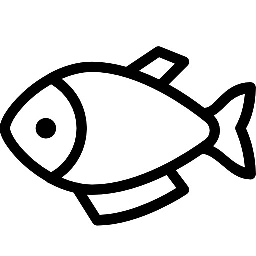
#> input picture 04_opencv/img/fish.jpg, 256 x 256 px
$ python translate.py
#> lines starting #> are read from the running program, lines starting #| are printed output that depends on the picture
# 평행 이동

import cv2
import numpy as np


img = cv2.imread('../img/fish.jpg')
#> img is the input picture: shape (256, 256, 3); min 0, max 255, mean 211.5
rows, cols = img.shape[0:2]  # 영상의 크기 정의
#> rows = 256; cols = 256

dx, dy = 100, 50            # 이동할 픽셀 거리 정의

# @변환 행렬 생성
mtrx = np.float32([[1, 0, dx], [0, 1, dy]])

# @단순 이동
dst = cv2.warpAffine(img, mtrx, (cols+dx,rows+dy))
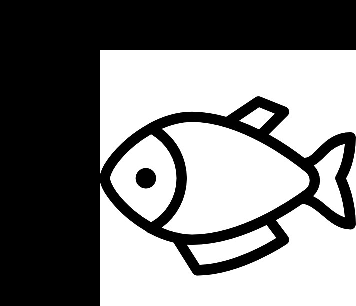
#> dst: shape (306, 356, 3); min 0, max 255, mean 127.2

# @탈락된 외곽 픽셀을 파랑색으로 보정
dst2 = cv2.warpAffine(img, mtrx, (cols+dx, rows+dy), None, \
                      cv2.INTER_LINEAR, cv2. BORDER_CONSTANT, (255, 0, 0))
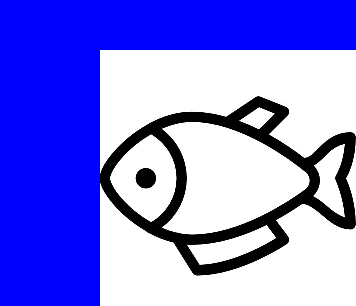
#> dst2: shape (306, 356, 3); mean B, G, R 228.8, 127.2, 127.2

# @탈락된 외곽 필섹을 원본으로 반사시켜서 보정
dst3 = cv2.warpAffine(img, mtrx, (cols+dx, rows+dy), None, \
                      cv2.INTER_LINEAR, cv2.BORDER_REFLECT)
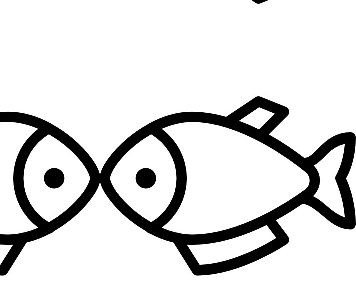
#> dst3: shape (306, 356, 3); min 0, max 255, mean 218.6

# @이미지 출력
cv2.imshow('original', img)
cv2.imshow('trans',dst)
cv2.imshow('BORDER_CONSTATNT', dst2)
cv2.imshow('BORDER_FEFLECT', dst3)

cv2.waitKey(0)
cv2.destroyAllWindows()
